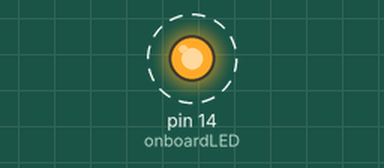
Recording of a program running on a simulated MicroPython board. Parts: output pins drawn as LEDs (lit = HIGH). Dashed ring = blinking. What the program prints to the serial console is not drawn.

Above: at 0.2 s.
Timing chart, 0 to 3.0 s (numbered marks = the images above):
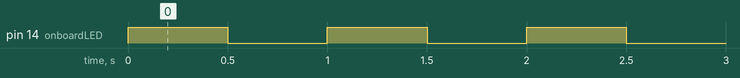

Measured:
- by itself, pin 14 (onboardLED): alternates HIGH for 0.50 s and LOW for 0.50 s

The program:

day_1.py
```python
print("hello world!")
import time
from machine import Pin

SLEEP_TIME = 0.5

onboardLED = Pin(14, Pin.OUT)
while True:
    onboardLED.value(1)
    time.sleep(SLEEP_TIME)
    onboardLED.value(0)
    time.sleep(SLEEP_TIME)
print('done')
```
